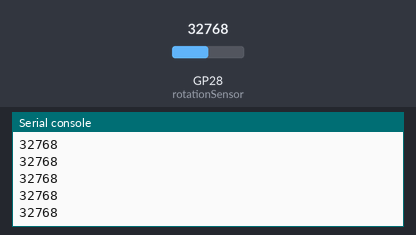
Recording of a program running on a simulated Raspberry Pi Pico running MicroPython. Shown: the last lines printed to the serial console. Inputs (shaded band) come from the test bench; at power-on: GP28 (rotationSensor) = 32768 (analog values on the 0–65535 scale).

Above: at 1.2 s.
1.3 s: GP28 (rotationSensor) set to 45874
At 1.31 s:
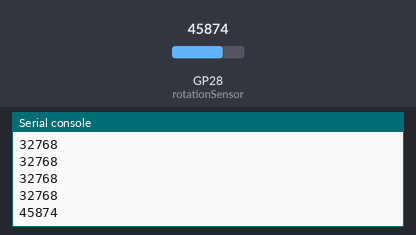
2.8 s: GP28 (rotationSensor) set to 57670
At 2.81 s:
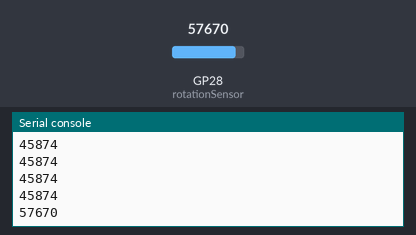
Timing chart, 0 to 5.8 s (numbered marks = the images above; inputs shaded):
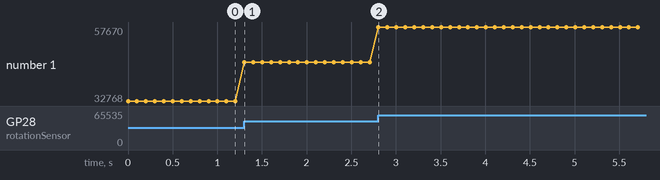

The program:

08_1_rotationSensor_01.py
```python
from machine import ADC
import time

rotationSensor=ADC(28) # 핀번호

try:
    while True:
        sensorInput=rotationSensor.read_u16()
        print(sensorInput)
        time.sleep(0.1)

except KeyboardInterrupt:
    print("프로그램이 중단되었습니다.")

    
```

Measured:
- after the input at 1.3 s, the serial console: prints a new line at once (image 1)
- after the input at 2.8 s, the serial console: prints a new line at once (image 2)
- plotted number 1: 32768 → 45874 after the input at 1.3 s, 45874 → 57670 after the input at 2.8 s
